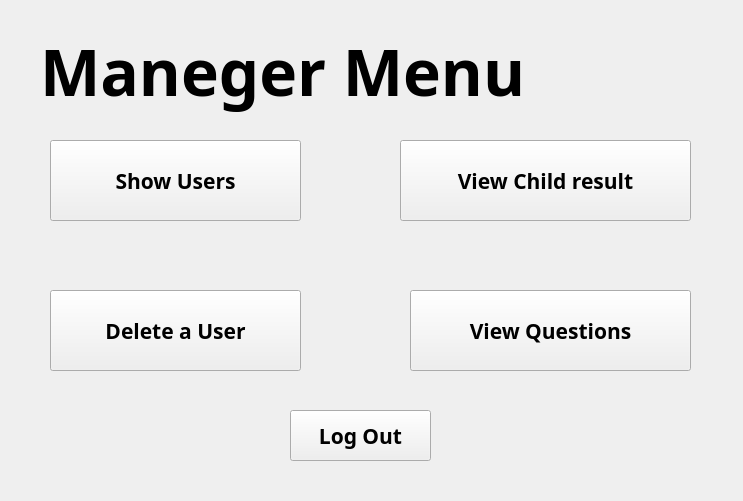
<?xml version="1.0" encoding="UTF-8"?>
<ui version="4.0">
 <class>ManagerMenu</class>
 <widget class="QMainWindow" name="ManagerMenu">
  <property name="geometry">
   <rect>
    <x>0</x>
    <y>0</y>
    <width>743</width>
    <height>501</height>
   </rect>
  </property>
  <property name="cursor">
   <cursorShape>PointingHandCursor</cursorShape>
  </property>
  <property name="windowTitle">
   <string>MainWindow</string>
  </property>
  <widget class="QWidget" name="centralwidget">
   <widget class="QPushButton" name="logOutButton">
    <property name="geometry">
     <rect>
      <x>290</x>
      <y>410</y>
      <width>141</width>
      <height>51</height>
     </rect>
    </property>
    <property name="font">
     <font>
      <family>Arial Black</family>
      <pointsize>16</pointsize>
      <weight>75</weight>
      <bold>true</bold>
     </font>
    </property>
    <property name="cursor">
     <cursorShape>ClosedHandCursor</cursorShape>
    </property>
    <property name="text">
     <string>Log Out</string>
    </property>
   </widget>
   <widget class="QPushButton" name="showUsersButton">
    <property name="geometry">
     <rect>
      <x>50</x>
      <y>140</y>
      <width>251</width>
      <height>81</height>
     </rect>
    </property>
    <property name="font">
     <font>
      <family>Arial Black</family>
      <pointsize>16</pointsize>
      <weight>75</weight>
      <bold>true</bold>
     </font>
    </property>
    <property name="text">
     <string>Show Users</string>
    </property>
   </widget>
   <widget class="QPushButton" name="viewChildResultButton">
    <property name="geometry">
     <rect>
      <x>400</x>
      <y>140</y>
      <width>291</width>
      <height>81</height>
     </rect>
    </property>
    <property name="font">
     <font>
      <family>Arial Black</family>
      <pointsize>16</pointsize>
      <weight>75</weight>
      <bold>true</bold>
     </font>
    </property>
    <property name="text">
     <string>View Child result</string>
    </property>
   </widget>
   <widget class="QPushButton" name="viewQuestionsButton">
    <property name="geometry">
     <rect>
      <x>410</x>
      <y>290</y>
      <width>281</width>
      <height>81</height>
     </rect>
    </property>
    <property name="font">
     <font>
      <family>Arial Black</family>
      <pointsize>16</pointsize>
      <weight>75</weight>
      <bold>true</bold>
     </font>
    </property>
    <property name="text">
     <string>View Questions</string>
    </property>
   </widget>
   <widget class="QLabel" name="title">
    <property name="geometry">
     <rect>
      <x>40</x>
      <y>20</y>
      <width>661</width>
      <height>101</height>
     </rect>
    </property>
    <property name="font">
     <font>
      <family>Arial Black</family>
      <pointsize>48</pointsize>
      <weight>75</weight>
      <bold>true</bold>
     </font>
    </property>
    <property name="text">
     <string>Maneger Menu</string>
    </property>
   </widget>
   <widget class="QPushButton" name="deleteUserButton">
    <property name="geometry">
     <rect>
      <x>50</x>
      <y>290</y>
      <width>251</width>
      <height>81</height>
     </rect>
    </property>
    <property name="font">
     <font>
      <family>Arial Black</family>
      <pointsize>16</pointsize>
      <weight>75</weight>
      <bold>true</bold>
     </font>
    </property>
    <property name="text">
     <string>Delete a User</string>
    </property>
   </widget>
  </widget>
 </widget>
 <resources/>
 <connections/>
</ui>
